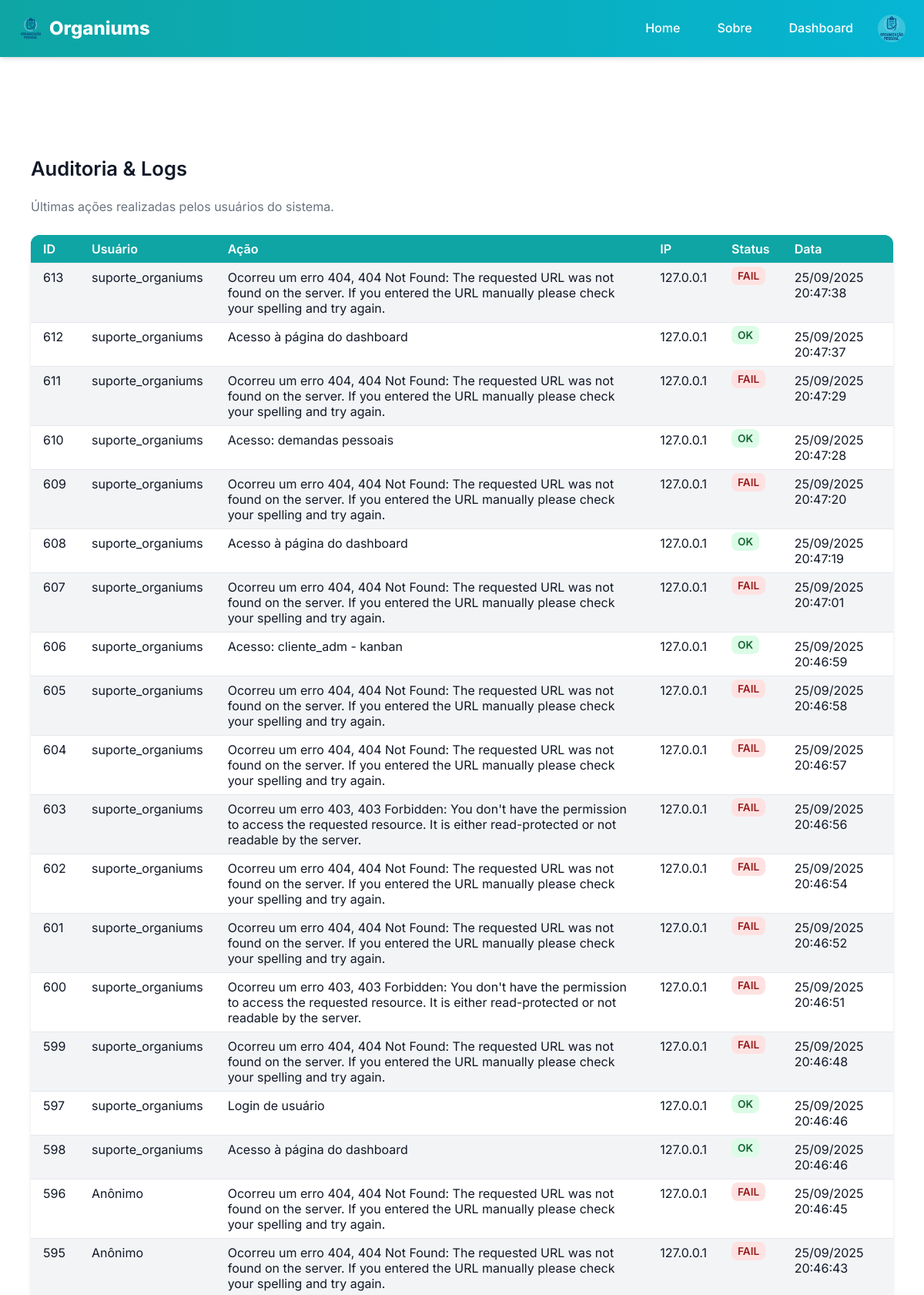
/admin/logs (signed in, upper part), run on the app's committed database.
### models.py (models this page shows, shortened)
class User(UserMixin, db.Model):
    __tablename__ = "user"
    id = db.Column(db.Integer, primary_key=True)
    username = db.Column(db.String(50), unique=True, index=True, nullable=False)
    name = db.Column(db.String(120), nullable=False)
    email = db.Column(db.String(120), unique=True, index=True, nullable=False)
    password_hash = db.Column(db.String(128))
    avatar = db.Column(db.String(200))
    role = db.Column(db.String(30), default="cliente", nullable=False)
    company_id = db.Column(db.Integer, db.ForeignKey('company.id'), nullable=True)
    def is_admin(self):
        return self.role == "admin"

class Log(db.Model):
    __tablename__ = "log"
    id = db.Column(db.Integer, primary_key=True)
    user_id = db.Column(db.Integer, db.ForeignKey('user.id'), nullable=True)
    action = db.Column(db.String(255), nullable=False)
    ip_address = db.Column(db.String(45))
    status = db.Column(db.String(20), default="ok")
    created_at = db.Column(db.DateTime, default=db.func.current_timestamp())
    user = db.relationship('User', backref='logs')

### app/views.py (the view)
@bp.route('/admin/logs')
@login_required
def admin_logs():
    if not current_user.is_admin():
        abort(403)
    logs = Log.query.order_by(Log.created_at.desc()).limit(500).all()  # últimos 500
    register_log("Acesso à página de auditoria/logs")
    return render_template('admin/logs.html', logs=logs)

### app/utils.py (called while the page is built)
def register_log(action, status="ok"):
    user_id = current_user.id if current_user.is_authenticated else None
    ip_address = request.remote_addr
    log = Log(
        user_id=user_id,
        action=action,
        ip_address=ip_address,
        status=status
    )
    db.session.add(log)
    db.session.commit()

### manage.py (called while the page is built)
def create_app(config_object=None):
    app = Flask(__name__, template_folder='app/templates', static_folder='app/static')
    app.config.from_object(config_object or Config)
    db.init_app(app)
    migrate.init_app(app, db)
    login.init_app(app)
    from models import User
    @login.user_loader
    def load_user(user_id):
        return User.query.get(int(user_id))
    from app.views import bp as app_bp
    from api.views import bp as api_bp
    app.register_blueprint(app_bp)
    app.register_blueprint(api_bp, url_prefix='/api')
    app.config['MAX_CONTENT_LENGTH'] = 2 * 1024 * 1024
    register_error_handlers(app)
    @app.shell_context_processor
    def make_shell_context():
        return {'db': db, 'User': User}
    return app

### app/templates/admin/logs.html (shortened to what this page needs)
{% extends 'base.html' %}
{% block include_css %}
<link rel="stylesheet" href="{{ url_for('static', filename='css/admin_logs.css') }}">
{% endblock %}
{% block content %}
<div class="logs-container">
  <h2>Auditoria & Logs</h2>
  <p class="subtitle">Últimas ações realizadas pelos usuários do sistema.</p>
  <table class="logs-table">
    <thead>
      <tr>
        <th>ID</th>
        <th>Usuário</th>
        <th>Ação</th>
        <th>IP</th>
        <th>Status</th>
        <th>Data</th>
      </tr>
    </thead>
    <tbody>
      {% for log in logs %}
      <tr>
        <td>{{ log.id }}</td>
        <td>{{ log.user.username if log.user else "Anônimo" }}</td>
        <td>{{ log.action }}</td>
        <td>{{ log.ip_address }}</td>
        <td>
          <span class="status {{ 'error' if log.status == 'fail' else 'ok' }}">
            {{ log.status }}
          </span>
        </td>
        <td>{{ log.created_at.strftime("%d/%m/%Y %H:%M:%S") }}</td>
      </tr>
      {% else %}
      <tr>
        <td colspan="6">Nenhum log registrado.</td>
      </tr>
      {% endfor %}
    </tbody>
  </table>
</div>
{% endblock %}

### app/templates/components/header.html (shortened to what this page needs)
<header class="site-header">
  <div class="header-wrap">
    <a class="brand" href="{{ url_for('app_bp.home') }}">
      <img class="brand-logo" src="{{ url_for('static', filename='img/logo.png') }}" alt="Organiums" width="32" height="32">
      Organiums
    </a>
    <nav class="desktop-nav">
      <a class="nav-link" href="{{ url_for('app_bp.home') }}">Home</a>
      <a class="nav-link" href="{{ url_for('app_bp.about') }}">Sobre</a>
      {% if current_user.is_authenticated %}
        <a class="nav-link" href="{{ url_for('app_bp.dashboard') }}">Dashboard</a>
        <div class="user-menu">
          {% if current_user.avatar %}
            <img src="{{ current_user.avatar }}" alt="Avatar de {{ current_user.name }}" width="32" height="32" class="user-avatar">
          {% else %}
            <div class="user-avatar placeholder-avatar">{{ current_user.name[0]|upper }}</div>
          {% endif %}
        </div>
      {% else %}
        <a class="nav-link" href="{{ url_for('app_bp.login') }}">Entrar</a>
        <a class="nav-link" href="{{ url_for('app_bp.register') }}">Cadastrar</a>
      {% endif %}
    </nav>
  </div>
</header>

### app/static/css/main.css (style rules this page uses)
* { box-sizing: border-box; }
body { font-family: var(--font-base); background: var(--bg); color: var(--fg); margin: 0; padding: 0; line-height: var(--line-height); }

### app/static/css/admin_logs.css (style rules this page uses)
.logs-container { max-width: var(--container-width); margin: var(--spacing-xl) auto; padding: var(--spacing-lg); }
.logs-container h2 { margin-bottom: var(--spacing-sm); font-size: 1.6rem; font-weight: 600; }
.logs-container .subtitle { color: var(--muted); margin-bottom: var(--spacing-lg); }
.logs-table { width: 100%; border-collapse: collapse; background: var(--bg-light); box-shadow: var(--shadow); border-radius: var(--radius-lg); overflow: hidden; }
.logs-table th, .logs-table td { padding: var(--spacing-sm) var(--spacing-md); text-align: left; border-bottom: 1px solid #e5e7eb; }
.logs-table th { background: var(--brand-primary); color: white; font-weight: 600; }
.status { padding: 4px 8px; border-radius: var(--radius); font-size: 0.85rem; font-weight: 600; text-transform: uppercase; }
.status.ok { background: #dcfce7; color: #166534; }
.status.error { background: #fee2e2; color: #991b1b; }

### app/static/css/vars.css (style rules this page uses)
:root { --bg: #ffffff; --fg: #111827; --bg-light: #f3f4f6; --muted: #6b7280; --muted-light: #9ca3af; --border: #e5e7eb; --surface: #ffffff; --brand-primary: #0ea5a4; --brand-secondary: #06b6d4; --brand-dark: #0d9488; --success: #10b981; --success-bg: #d1fae5; --danger: #ef4444; --danger-bg: #fee2e2; --warning: #f59e0b; --warning-bg: #fef3c7; --info: #3b82f6; --info-bg: #dbeafe; --font-base: 'Inter', system-ui, Arial, sans-serif; --font-alt: 'Inter', system-ui, Arial, sans-serif; --text-xs: 0.75rem; --text-sm: 0.875rem; --text-md: 1rem; --text-lg: 1.125rem; --text-xl: 1.25rem; --text-2xl: 1.5rem; --text-3xl: 1.875rem; --line-height: 1.6; --container-width: 1200px; --spacing-xs: 4px; --spacing-sm: 8px; --spacing-md: 16px; --spacing-lg: 24px; --spacing-xl: 32px; --spacing-2xl: 48px; --radius: 8px; --radius-lg: 12px; --radius-full: 9999px; --shadow: 0 4px 6px -1px rgba(0, 0, 0, 0.1), 0 2px 4px -1px rgba(0, 0, 0, 0.06); --shadow-md: 0 10px 15px -3px rgba(0, 0, 0, 0.1), 0 4px 6px -2px rgba(0, 0, 0, 0.05); --shadow-lg: 0 20px 25px -5px rgba(0, 0, 0, 0.1), 0 10px 10px -5px rgba(0, 0, 0, 0.04); --transition: all 0.3s ease; --modal-bg: var(--surface); --overlay-bg: rgba(0, 0, 0, 0.6); }

### app/static/css/components/header.css (style rules this page uses)
.site-header { background: linear-gradient(90deg, var(--brand-primary), var(--brand-secondary)); color: white; position: sticky; top: 0; z-index: 1000; box-shadow: var(--shadow); }
.header-wrap { max-width: var(--container-width); margin: 0 auto; display: flex; justify-content: space-between; align-items: center; padding: var(--spacing-md) var(--spacing-lg); }
.brand { font-weight: 800; color: white; text-decoration: none; font-size: 1.5rem; display: flex; align-items: center; gap: var(--spacing-sm); }
.brand-logo { height: 32px; width: auto; }
.desktop-nav { display: flex; align-items: center; gap: var(--spacing-md); }
.nav-link { color: white; text-decoration: none; font-weight: 500; padding: var(--spacing-sm) var(--spacing-md); border-radius: var(--radius); transition: var(--transition); position: relative; }
.nav-link::after { content: ''; position: absolute; bottom: 0; left: 50%; width: 0; height: 2px; background-color: white; transition: var(--transition); transform: translateX(-50%); }
.user-menu { display: flex; align-items: center; gap: var(--spacing-sm); position: relative; }
.user-avatar { width: 36px; height: 36px; border-radius: 50%; background-color: rgba(255, 255, 255, 0.2); display: flex; align-items: center; justify-content: center; font-weight: 600; cursor: pointer; }

### app/static/css/pages/public/ajuda.css (style rules this page uses)
table { width: 100%; border-collapse: collapse; margin-bottom: var(--spacing-xl); }
thead { background: var(--brand-primary); color: white; }
thead th { padding: var(--spacing-sm); text-align: left; }
tbody tr { background: var(--bg-light); border-bottom: 1px solid var(--muted-light); }
tbody td { padding: var(--spacing-sm); vertical-align: top; }
tbody tr:nth-child(even) { background: var(--bg); }

### data on the page
User: avatar (picture)
Log: id "613", user "suporte_organiums", action "Ocorreu um erro 404, 404 Not Found: The requested URL was not found on the server. If you entered the URL manually please check your spelling and try again.", ip_address "127.0.0.1", status "FAIL", created_at "25/09/2025 20:47:38"
Log: id "612", user "suporte_organiums", action "Acesso à página do dashboard", ip_address "127.0.0.1", status "OK", created_at "25/09/2025 20:47:37"
Log: id "611", user "suporte_organiums", action "Ocorreu um erro 404, 404 Not Found: The requested URL was not found on the server. If you entered the URL manually please check your spelling and try again.", ip_address "127.0.0.1", status "FAIL", created_at "25/09/2025 20:47:29"
Log: id "610", user "suporte_organiums", action "Acesso: demandas pessoais", ip_address "127.0.0.1", status "OK", created_at "25/09/2025 20:47:28"
Log: id "609", user "suporte_organiums", action "Ocorreu um erro 404, 404 Not Found: The requested URL was not found on the server. If you entered the URL manually please check your spelling and try again.", ip_address "127.0.0.1", status "FAIL", created_at "25/09/2025 20:47:20"
Log: id "608", user "suporte_organiums", action "Acesso à página do dashboard", ip_address "127.0.0.1", status "OK", created_at "25/09/2025 20:47:19"
Log: id "607", user "suporte_organiums", action "Ocorreu um erro 404, 404 Not Found: The requested URL was not found on the server. If you entered the URL manually please check your spelling and try again.", ip_address "127.0.0.1", status "FAIL", created_at "25/09/2025 20:47:01"
Log: id "606", user "suporte_organiums", action "Acesso: cliente_adm - kanban", ip_address "127.0.0.1", status "OK", created_at "25/09/2025 20:46:59"
Log: id "605", user "suporte_organiums", action "Ocorreu um erro 404, 404 Not Found: The requested URL was not found on the server. If you entered the URL manually please check your spelling and try again.", ip_address "127.0.0.1", status "FAIL", created_at "25/09/2025 20:46:58"
Log: id "604", user "suporte_organiums", action "Ocorreu um erro 404, 404 Not Found: The requested URL was not found on the server. If you entered the URL manually please check your spelling and try again.", ip_address "127.0.0.1", status "FAIL", created_at "25/09/2025 20:46:57"
Log: id "603", user "suporte_organiums", action "Ocorreu um erro 403, 403 Forbidden: You don't have the permission to access the requested resource. It is either read-protected or not readable by the server.", ip_address "127.0.0.1", status "FAIL", created_at "25/09/2025 20:46:56"
Log: id "602", user "suporte_organiums", action "Ocorreu um erro 404, 404 Not Found: The requested URL was not found on the server. If you entered the URL manually please check your spelling and try again.", ip_address "127.0.0.1", status "FAIL", created_at "25/09/2025 20:46:54"
Log: id "601", user "suporte_organiums", action "Ocorreu um erro 404, 404 Not Found: The requested URL was not found on the server. If you entered the URL manually please check your spelling and try again.", ip_address "127.0.0.1", status "FAIL", created_at "25/09/2025 20:46:52"
Log: id "600", user "suporte_organiums", action "Ocorreu um erro 403, 403 Forbidden: You don't have the permission to access the requested resource. It is either read-protected or not readable by the server.", ip_address "127.0.0.1", status "FAIL", created_at "25/09/2025 20:46:51"
Log: id "599", user "suporte_organiums", action "Ocorreu um erro 404, 404 Not Found: The requested URL was not found on the server. If you entered the URL manually please check your spelling and try again.", ip_address "127.0.0.1", status "FAIL", created_at "25/09/2025 20:46:48"
Log: id "597", user "suporte_organiums", action "Login de usuário", ip_address "127.0.0.1", status "OK", created_at "25/09/2025 20:46:46"
Log: id "598", user "suporte_organiums", action "Acesso à página do dashboard", ip_address "127.0.0.1", status "OK", created_at "25/09/2025 20:46:46"
Log: id "596", user "Anônimo", action "Ocorreu um erro 404, 404 Not Found: The requested URL was not found on the server. If you entered the URL manually please check your spelling and try again.", ip_address "127.0.0.1", status "FAIL", created_at "25/09/2025 20:46:45"
Log: id "595", user "Anônimo", action "Ocorreu um erro 404, 404 Not Found: The requested URL was not found on the server. If you entered the URL manually please check your spelling and try again.", ip_address "127.0.0.1", status "FAIL", created_at "25/09/2025 20:46:43"
